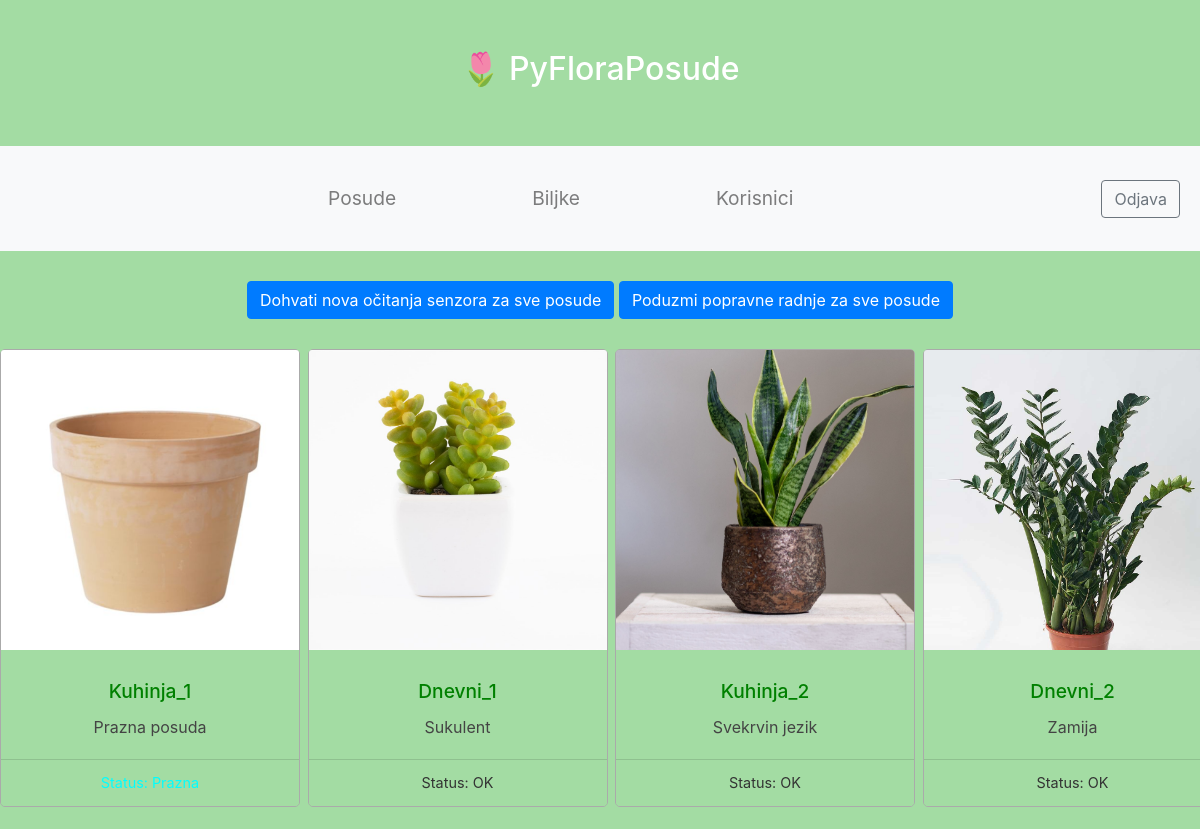
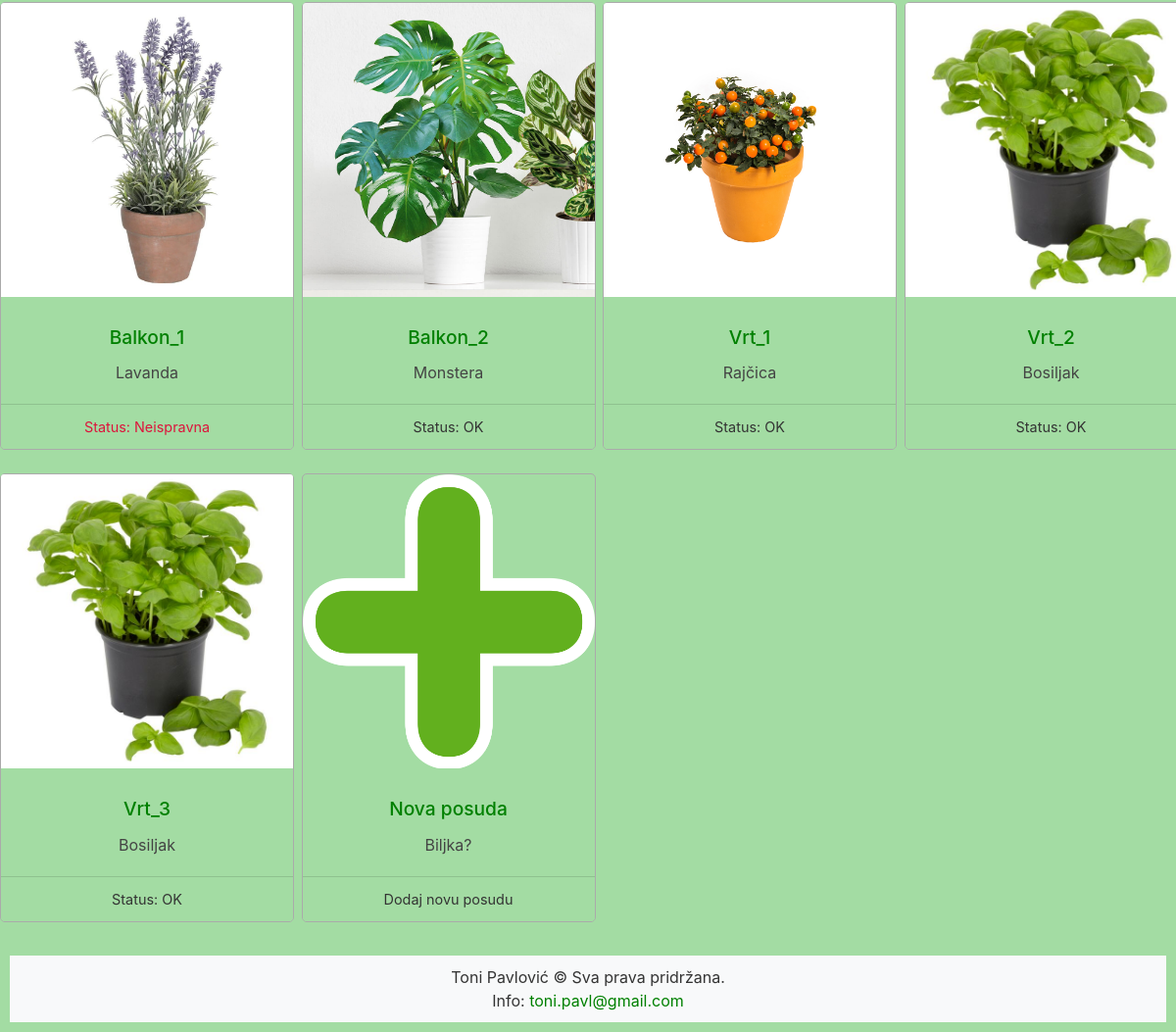
/pots (signed in), run on the app's committed database (2 pictures, top to bottom).
### database.py (models this page shows)
class Pot(Base):
    __tablename__ = "Pots"
    id = db.Column(db.Integer, primary_key=True)
    name = db.Column(db.String, nullable=False, unique=True)
    status = db.Column(db.Integer, nullable=False)
    plant_id = db.Column(db.Integer, db.ForeignKey("Plants.id"))
    sensor_data = relationship("SensorData", backref=backref("pot"))

class Plant(Base):
    __tablename__ = "Plants"
    id = db.Column(db.Integer, primary_key=True)
    name = db.Column(db.String, nullable=False, unique=True)
    type = db.Column(db.String, nullable=False)
    optimal_soil_humidity_min = db.Column(db.Integer, nullable=False)
    optimal_soil_humidity_max = db.Column(db.Integer, nullable=False)
    optimal_light_min = db.Column(db.Integer, nullable=False)
    optimal_light_max = db.Column(db.Integer, nullable=False)
    optimal_soil_ph_min = db.Column(db.Float, nullable=False)
    optimal_soil_ph_max = db.Column(db.Float, nullable=False)
    image = db.Column(db.String, nullable=False)
    pots = relationship("Pot", backref=backref("plant"))

### app.py (the view)
@app.route('/pots')
@login_required
def pots():
    pots = db_session.query(Pot).all()
    plants = db_session.query(Plant).all()
    for pot in pots:
        last_sensor = db_session.query(SensorData).filter_by(pot_id=pot.id).order_by(SensorData.time.desc()).first()
        if last_sensor is not None:
            pot_status_update(pot, last_sensor)
    return render_template('pots.html', pots=pots, plants=plants)

### app.py (called while the page is built)
def pot_status_update(pot : Pot, last_sensor : SensorData):
    if pot.status != 0 and pot.plant_id is not None:
        plant = db_session.query(Plant).filter_by(id=pot.plant_id).first()
        if last_sensor.soil_humidity not in range(plant.optimal_soil_humidity_min, plant.optimal_soil_humidity_max):
            pot.status = 2
        elif last_sensor.light not in range(plant.optimal_light_min, plant.optimal_light_max):
            pot.status = 2
        elif last_sensor.soil_ph < plant.optimal_soil_ph_min or last_sensor.soil_ph > plant.optimal_soil_ph_max:
            pot.status = 2
        else:
            pot.status = 1
        db_session.commit()

@login_manager.user_loader
def load_user(user_id):
    return db_session.query(User).get(user_id)

### templates/pots.html
{% extends "layout.html" %}
{% block menu %}
<nav class="navbar navbar-expand-lg navbar-light bg-light">
  <div class="collapse navbar-collapse" id="navbarNav">
    <ul class="navbar-nav">
      <li class="nav-item">
        <a class="nav-link" href="{{ url_for('pots') }}">Posude</a>
      </li>
      <li class="nav-item">
        <a class="nav-link" href="{{ url_for('plants') }}">Biljke</a>
      </li>
      <li class="nav-item">
        <a class="nav-link" href="{{ url_for('users') }}">Korisnici</a>
      </li>
    </ul>
  </div>
  <div class="navbar-nav ml-auto">
    <form class="form-inline" action="{{ url_for('logout') }}" method="POST">
      <button class="btn btn-outline-secondary my-2 my-sm-0" type="submit">Odjava</button>
    </form>
  </div>
</nav>
{% endblock %}
{% block content %}
<div class="row">
  <div class="col-md-12 text-center">
    <a href="{{ url_for('generate_sensors_all', action_taken=False) }}" class="btn btn-primary me-2">Dohvati nova očitanja senzora za sve posude</a>
    <a href="{{ url_for('generate_sensors_all', action_taken=True) }}" class="btn btn-primary">Poduzmi popravne radnje za sve posude</a>
</div>
</div>
<div class="row">
    {% for pot in pots %}
    <div class="col-md-3 mb-4">
      {% if pot.plant_id is none %}
      <div class="card" onclick="window.location='/pot/{{ pot.id }}'">
        <img src="/static/empty_pot.png" class="card-img-top" alt="Prazna posuda">
        <div class="card-body">
          <h5 class="card-title">{{ pot.name }}</h5>
          <p class="card-text">Prazna posuda</p>
        </div>
        <ul class="list-group list-group-flush">
            <li class="list-group-item" style="color: aqua;">Status: Prazna</li>
        </ul>
        </div>
        {% else %}
          {% for plant in plants %}
            {% if plant.id == pot.plant_id %}
            <div class="card" onclick="window.location='/pot/{{ pot.id }}'">
              <img src="{{ plant.image }}" class="card-img-top" alt="{{ plant.name }}">
              <div class="card-body">
                <h5 class="card-title">{{ pot.name }}</h5>
                <p class="card-text">{{ plant.name }}</p>
              </div>
            {% endif %}
            {% endfor %}
              <ul class="list-group list-group-flush">
                {% if pot.status == 1 %}
                  <li class="list-group-item">Status: OK</li>
                {% elif pot.status == 2 %}
                  <li class="list-group-item" style="color: crimson;">Status: Potrebna akcija</li>
                {% else %}
                  <li class="list-group-item" style="color: crimson;">Status: Neispravna</li>
                {% endif %}
              </ul>
            </div>
      {% endif %}
    </div>
    {% endfor %}
    <div class="col-md-3 mb-4">
      <div class="card" onclick="window.location='/pot/new'">
        <img src="/static/add.png" class="card-img-top" alt="Dodaj novu posudu">
        <div class="card-body">
          <h5 class="card-title">Nova posuda</h5>
          <p class="card-text">Biljka?</p>
        </div>
        <ul class="list-group list-group-flush">
          <li class="list-group-item">Dodaj novu posudu</li>
        </ul>
      </div>
    </div>
</div>
{% endblock %}

### templates/layout.html (shortened to what this page needs)
<!DOCTYPE html>
<html lang="en">
<head>
    <link rel="stylesheet" href="https://cdn.jsdelivr.net/npm/bootstrap@4.3.1/dist/css/bootstrap.min.css">
    <link rel="stylesheet" href="/static/style.css" type="text/css">
</head>
<header>
    <h2 >🌷 PyFloraPosude</h2>
</header>
<body>
    {% block menu %}{% endblock %}
    {% block content %}{% endblock %}
  </body>
<footer class="bg-light">
    <div class="container text-center">
      <p class="mb-0">Toni Pavlović &copy; Sva prava pridržana.</p>
      <p class="mb-0">Info: <a href="mailto:toni.pavl@gmail.com">toni.pavl@gmail.com</a></p>
    </div>
  </footer>
</html>

### static/style.css (style rules this page uses)
header { background-color: #a3dca3; padding: 50px; display: flex; justify-content: center; font-size: 1.5rem; color: white; }
.container { max-width: 960px; margin: 0 auto; }
body { background-color: #a3dca3; color: #333; }
footer { margin : 10px; padding: 10px; text-align: center; font-size: 1rem; }
.row { margin-top: 30px; }
.navbar { display: flex; justify-content: center; align-items: normal; padding: 20px; }
.navbar-collapse { display: flex; justify-content: center; align-items: normal; }
.nav-item { padding: 0 10px; font-size: larger; margin: 10px; margin-left: 50px; margin-right: 50px; }
.card { width: 300px; margin: 0 auto; text-align: center; background-color: #a3dca3; border: 1px solid #aaaaaa; border-radius: 5px; transition: all 0.3s ease-in-out; cursor: pointer; }
.card-img-top { height: 300px; width: 298px; object-fit: cover; }
.card-title { color: #008000; margin-top: 10px; font-size: 1.2rem; }
.card-text { color: #444; font-size: 1rem; }
.list-group-item { background-color: #a3dca3; color: #333; font-size: 0.9rem; }
a { color: #008000; }

### data on the page
Pot: name "Kuhinja_1"
Pot: name "Dnevni_1", status "Status: OK"
Plant: image (picture), name "Sukulent"
Pot: name "Kuhinja_2", status "Status: OK"
Plant: image (picture), name "Svekrvin jezik"
Pot: name "Dnevni_2", status "Status: OK"
Plant: image (picture), name "Zamija"
Pot: name "Balkon_1", status "Status: Neispravna"
Plant: image (picture), name "Lavanda"
Pot: name "Balkon_2", status "Status: OK"
Plant: image (picture), name "Monstera"
Pot: name "Vrt_1", status "Status: OK"
Plant: image (picture), name "Rajčica"
Pot: name "Vrt_2", status "Status: OK"
Plant: image (picture), name "Bosiljak"
Pot: name "Vrt_3", status "Status: OK"
